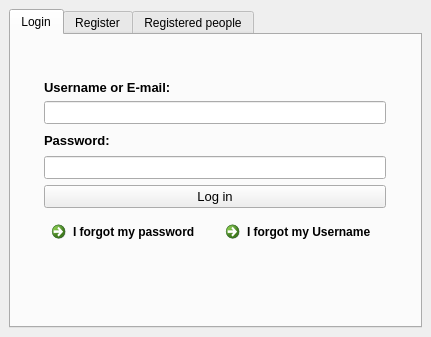
<?xml version="1.0" encoding="UTF-8"?>
<ui version="4.0">
 <class>MainWindow</class>
 <widget class="QMainWindow" name="MainWindow">
  <property name="geometry">
   <rect>
    <x>0</x>
    <y>0</y>
    <width>431</width>
    <height>337</height>
   </rect>
  </property>
  <property name="windowTitle">
   <string>MainWindow</string>
  </property>
  <widget class="QWidget" name="centralwidget">
   <layout class="QGridLayout" name="gridLayout">
    <item row="2" column="0">
     <widget class="QTabWidget" name="tabWidget">
      <property name="currentIndex">
       <number>0</number>
      </property>
      <widget class="QWidget" name="Login">
       <attribute name="title">
        <string>Login</string>
       </attribute>
       <layout class="QGridLayout" name="gridLayout_2">
        <item row="1" column="1" colspan="2">
         <widget class="QLabel" name="label_2">
          <property name="font">
           <font>
            <family>Microsoft YaHei UI</family>
            <pointsize>10</pointsize>
            <weight>75</weight>
            <italic>false</italic>
            <bold>true</bold>
            <underline>false</underline>
            <strikeout>false</strikeout>
            <stylestrategy>PreferDefault</stylestrategy>
            <kerning>true</kerning>
           </font>
          </property>
          <property name="text">
           <string>Username or E-mail:</string>
          </property>
         </widget>
        </item>
        <item row="3" column="1" colspan="2">
         <widget class="QLabel" name="label_3">
          <property name="font">
           <font>
            <family>Microsoft YaHei UI</family>
            <pointsize>10</pointsize>
            <weight>75</weight>
            <bold>true</bold>
           </font>
          </property>
          <property name="text">
           <string>Password:</string>
          </property>
         </widget>
        </item>
        <item row="8" column="1" colspan="2">
         <spacer name="verticalSpacer">
          <property name="orientation">
           <enum>Qt::Vertical</enum>
          </property>
          <property name="sizeHint" stdset="0">
           <size>
            <width>20</width>
            <height>40</height>
           </size>
          </property>
         </spacer>
        </item>
        <item row="4" column="1" colspan="2">
         <widget class="QLineEdit" name="Password_login">
          <property name="font">
           <font>
            <family>Microsoft YaHei UI</family>
            <pointsize>10</pointsize>
           </font>
          </property>
          <property name="echoMode">
           <enum>QLineEdit::Password</enum>
          </property>
         </widget>
        </item>
        <item row="2" column="1" colspan="2">
         <widget class="QLineEdit" name="User_email_login">
          <property name="font">
           <font>
            <family>Microsoft YaHei UI</family>
            <pointsize>10</pointsize>
           </font>
          </property>
         </widget>
        </item>
        <item row="5" column="1" colspan="2">
         <widget class="QPushButton" name="Login_btn">
          <property name="font">
           <font>
            <family>Microsoft YaHei UI</family>
            <pointsize>10</pointsize>
           </font>
          </property>
          <property name="cursor">
           <cursorShape>PointingHandCursor</cursorShape>
          </property>
          <property name="text">
           <string>Log in</string>
          </property>
         </widget>
        </item>
        <item row="6" column="1">
         <widget class="QCommandLinkButton" name="Forgot_pass">
          <property name="font">
           <font>
            <family>Segoe UI</family>
            <pointsize>9</pointsize>
            <weight>75</weight>
            <bold>true</bold>
           </font>
          </property>
          <property name="cursor">
           <cursorShape>PointingHandCursor</cursorShape>
          </property>
          <property name="text">
           <string>I forgot my password</string>
          </property>
          <property name="autoRepeat">
           <bool>false</bool>
          </property>
         </widget>
        </item>
        <item row="6" column="2">
         <widget class="QCommandLinkButton" name="Forgot_user">
          <property name="font">
           <font>
            <family>Segoe UI</family>
            <pointsize>9</pointsize>
            <weight>75</weight>
            <bold>true</bold>
           </font>
          </property>
          <property name="cursor">
           <cursorShape>PointingHandCursor</cursorShape>
          </property>
          <property name="text">
           <string>I forgot my Username</string>
          </property>
         </widget>
        </item>
        <item row="0" column="1" colspan="2">
         <spacer name="verticalSpacer_2">
          <property name="orientation">
           <enum>Qt::Vertical</enum>
          </property>
          <property name="sizeHint" stdset="0">
           <size>
            <width>20</width>
            <height>40</height>
           </size>
          </property>
         </spacer>
        </item>
        <item row="3" column="0">
         <spacer name="horizontalSpacer_2">
          <property name="orientation">
           <enum>Qt::Horizontal</enum>
          </property>
          <property name="sizeHint" stdset="0">
           <size>
            <width>40</width>
            <height>20</height>
           </size>
          </property>
         </spacer>
        </item>
        <item row="3" column="3">
         <spacer name="horizontalSpacer">
          <property name="orientation">
           <enum>Qt::Horizontal</enum>
          </property>
          <property name="sizeHint" stdset="0">
           <size>
            <width>40</width>
            <height>20</height>
           </size>
          </property>
         </spacer>
        </item>
        <item row="7" column="1" colspan="2">
         <widget class="QLabel" name="Login_response">
          <property name="font">
           <font>
            <family>Microsoft YaHei UI</family>
            <pointsize>16</pointsize>
           </font>
          </property>
          <property name="text">
           <string/>
          </property>
          <property name="alignment">
           <set>Qt::AlignCenter</set>
          </property>
         </widget>
        </item>
       </layout>
      </widget>
      <widget class="QWidget" name="Register">
       <attribute name="title">
        <string>Register</string>
       </attribute>
       <layout class="QGridLayout" name="gridLayout_3">
        <item row="1" column="0">
         <widget class="QLabel" name="label_5">
          <property name="font">
           <font>
            <family>Microsoft YaHei UI</family>
            <pointsize>10</pointsize>
            <weight>75</weight>
            <bold>true</bold>
           </font>
          </property>
          <property name="text">
           <string>Username:</string>
          </property>
         </widget>
        </item>
        <item row="3" column="0">
         <widget class="QLabel" name="label_4">
          <property name="font">
           <font>
            <family>Microsoft YaHei UI</family>
            <pointsize>10</pointsize>
            <weight>75</weight>
            <bold>true</bold>
           </font>
          </property>
          <property name="text">
           <string>E-mail:</string>
          </property>
         </widget>
        </item>
        <item row="4" column="0">
         <widget class="QLineEdit" name="Email_regist">
          <property name="font">
           <font>
            <family>Microsoft YaHei UI</family>
            <pointsize>10</pointsize>
           </font>
          </property>
         </widget>
        </item>
        <item row="2" column="0">
         <widget class="QLineEdit" name="Username_regist">
          <property name="font">
           <font>
            <family>Microsoft YaHei UI</family>
            <pointsize>10</pointsize>
           </font>
          </property>
         </widget>
        </item>
        <item row="5" column="0">
         <widget class="QLabel" name="label">
          <property name="font">
           <font>
            <family>Microsoft YaHei UI</family>
            <pointsize>10</pointsize>
            <weight>75</weight>
            <bold>true</bold>
           </font>
          </property>
          <property name="text">
           <string>Password:</string>
          </property>
         </widget>
        </item>
        <item row="7" column="0">
         <widget class="QPushButton" name="Register_btn">
          <property name="font">
           <font>
            <family>Microsoft YaHei UI</family>
            <pointsize>10</pointsize>
           </font>
          </property>
          <property name="text">
           <string>Register</string>
          </property>
         </widget>
        </item>
        <item row="9" column="0">
         <spacer name="verticalSpacer_3">
          <property name="orientation">
           <enum>Qt::Vertical</enum>
          </property>
          <property name="sizeHint" stdset="0">
           <size>
            <width>20</width>
            <height>40</height>
           </size>
          </property>
         </spacer>
        </item>
        <item row="0" column="0">
         <spacer name="verticalSpacer_4">
          <property name="orientation">
           <enum>Qt::Vertical</enum>
          </property>
          <property name="sizeHint" stdset="0">
           <size>
            <width>20</width>
            <height>40</height>
           </size>
          </property>
         </spacer>
        </item>
        <item row="6" column="0">
         <widget class="QLineEdit" name="Password_regist">
          <property name="font">
           <font>
            <family>Microsoft YaHei UI</family>
            <pointsize>10</pointsize>
           </font>
          </property>
          <property name="echoMode">
           <enum>QLineEdit::Password</enum>
          </property>
         </widget>
        </item>
        <item row="8" column="0">
         <widget class="QLabel" name="Register_response">
          <property name="font">
           <font>
            <family>Microsoft YaHei UI</family>
            <pointsize>14</pointsize>
            <weight>75</weight>
            <bold>true</bold>
           </font>
          </property>
          <property name="text">
           <string/>
          </property>
          <property name="alignment">
           <set>Qt::AlignCenter</set>
          </property>
         </widget>
        </item>
       </layout>
      </widget>
      <widget class="QWidget" name="People_data">
       <attribute name="title">
        <string>Registered people</string>
       </attribute>
       <layout class="QGridLayout" name="gridLayout_4">
        <item row="3" column="2">
         <widget class="QPushButton" name="Delete_btn">
          <property name="font">
           <font>
            <family>Microsoft YaHei UI</family>
            <pointsize>10</pointsize>
            <weight>75</weight>
            <bold>true</bold>
           </font>
          </property>
          <property name="cursor">
           <cursorShape>PointingHandCursor</cursorShape>
          </property>
          <property name="styleSheet">
           <string notr="true">*{color: red;}</string>
          </property>
          <property name="text">
           <string>Delete</string>
          </property>
         </widget>
        </item>
        <item row="3" column="0">
         <spacer name="horizontalSpacer_3">
          <property name="orientation">
           <enum>Qt::Horizontal</enum>
          </property>
          <property name="sizeHint" stdset="0">
           <size>
            <width>40</width>
            <height>20</height>
           </size>
          </property>
         </spacer>
        </item>
        <item row="1" column="0" colspan="3">
         <widget class="QTableWidget" name="Database_people">
          <property name="font">
           <font>
            <family>Microsoft YaHei UI</family>
            <pointsize>11</pointsize>
            <weight>75</weight>
            <bold>true</bold>
           </font>
          </property>
          <column>
           <property name="text">
            <string>id</string>
           </property>
           <property name="font">
            <font>
             <family>Microsoft YaHei UI</family>
             <pointsize>10</pointsize>
             <weight>75</weight>
             <bold>true</bold>
            </font>
           </property>
           <property name="textAlignment">
            <set>AlignCenter</set>
           </property>
           <property name="background">
            <color>
             <red>207</red>
             <green>203</green>
             <blue>210</blue>
            </color>
           </property>
          </column>
          <column>
           <property name="text">
            <string>username</string>
           </property>
           <property name="font">
            <font>
             <family>Microsoft YaHei UI</family>
             <pointsize>10</pointsize>
             <weight>75</weight>
             <bold>true</bold>
            </font>
           </property>
           <property name="textAlignment">
            <set>AlignCenter</set>
           </property>
           <property name="background">
            <color>
             <red>207</red>
             <green>203</green>
             <blue>210</blue>
            </color>
           </property>
          </column>
          <column>
           <property name="text">
            <string>email</string>
           </property>
           <property name="font">
            <font>
             <family>Microsoft YaHei UI</family>
             <pointsize>10</pointsize>
             <weight>75</weight>
             <bold>true</bold>
            </font>
           </property>
           <property name="textAlignment">
            <set>AlignCenter</set>
           </property>
           <property name="background">
            <color>
             <red>207</red>
             <green>203</green>
             <blue>210</blue>
            </color>
           </property>
          </column>
          <column>
           <property name="text">
            <string>password</string>
           </property>
           <property name="font">
            <font>
             <family>Microsoft YaHei UI</family>
             <pointsize>10</pointsize>
             <weight>75</weight>
             <bold>true</bold>
            </font>
           </property>
           <property name="textAlignment">
            <set>AlignCenter</set>
           </property>
           <property name="background">
            <color>
             <red>207</red>
             <green>203</green>
             <blue>210</blue>
            </color>
           </property>
          </column>
         </widget>
        </item>
        <item row="3" column="1">
         <widget class="QPushButton" name="Refresh_btn">
          <property name="font">
           <font>
            <family>Microsoft YaHei UI</family>
            <pointsize>10</pointsize>
            <weight>75</weight>
            <bold>true</bold>
           </font>
          </property>
          <property name="styleSheet">
           <string notr="true">*{color: blue;}</string>
          </property>
          <property name="text">
           <string>Refresh</string>
          </property>
         </widget>
        </item>
       </layout>
      </widget>
     </widget>
    </item>
   </layout>
  </widget>
 </widget>
 <tabstops>
  <tabstop>User_email_login</tabstop>
  <tabstop>Password_login</tabstop>
  <tabstop>Login_btn</tabstop>
  <tabstop>Forgot_pass</tabstop>
  <tabstop>Forgot_user</tabstop>
  <tabstop>tabWidget</tabstop>
  <tabstop>Username_regist</tabstop>
  <tabstop>Email_regist</tabstop>
  <tabstop>Password_regist</tabstop>
  <tabstop>Register_btn</tabstop>
  <tabstop>Database_people</tabstop>
  <tabstop>Refresh_btn</tabstop>
  <tabstop>Delete_btn</tabstop>
 </tabstops>
 <resources/>
 <connections/>
</ui>
